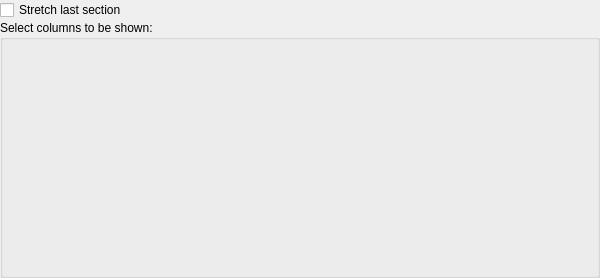
<ui version="4.0" >
 <class>KPlato::ItemViewSettings</class>
 <widget class="QWidget" name="KPlato::ItemViewSettings" >
  <property name="geometry" >
   <rect>
    <x>0</x>
    <y>0</y>
    <width>600</width>
    <height>278</height>
   </rect>
  </property>
  <layout class="QVBoxLayout" >
   <property name="leftMargin" >
    <number>0</number>
   </property>
   <property name="topMargin" >
    <number>0</number>
   </property>
   <property name="rightMargin" >
    <number>0</number>
   </property>
   <property name="bottomMargin" >
    <number>0</number>
   </property>
   <item>
    <widget class="QCheckBox" name="stretchLastSection" >
     <property name="text" >
      <string>Stretch last section</string>
     </property>
    </widget>
   </item>
   <item>
    <widget class="QGroupBox" name="groupBox" >
     <property name="title" >
      <string>Select columns to be shown:</string>
     </property>
     <property name="flat" >
      <bool>true</bool>
     </property>
     <layout class="QVBoxLayout" >
      <property name="leftMargin" >
       <number>0</number>
      </property>
      <property name="topMargin" >
       <number>0</number>
      </property>
      <property name="rightMargin" >
       <number>0</number>
      </property>
      <property name="bottomMargin" >
       <number>0</number>
      </property>
      <item>
       <widget class="KActionSelector" name="selector" >
        <property name="availableLabel" >
         <string>&amp;Hidden columns:</string>
        </property>
        <property name="selectedLabel" >
         <string>&amp;Visible columns:</string>
        </property>
       </widget>
      </item>
     </layout>
    </widget>
   </item>
  </layout>
 </widget>
 <layoutdefault spacing="0" margin="0" />
 <customwidgets>
  <customwidget>
   <class>KActionSelector</class>
   <extends>QWidget</extends>
   <header>kactionselector.h</header>
  </customwidget>
 </customwidgets>
 <includes/>
 <resources/>
 <connections/>
</ui>
